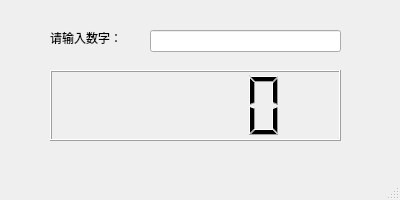
<?xml version="1.0" encoding="UTF-8"?>
<ui version="4.0">
 <class>MainWindow</class>
 <widget class="QMainWindow" name="MainWindow">
  <property name="geometry">
   <rect>
    <x>0</x>
    <y>0</y>
    <width>400</width>
    <height>200</height>
   </rect>
  </property>
  <property name="windowTitle">
   <string>液晶数字显示控件LCDNumber</string>
  </property>
  <widget class="QWidget" name="centralwidget">
   <widget class="QLabel" name="label">
    <property name="geometry">
     <rect>
      <x>50</x>
      <y>30</y>
      <width>91</width>
      <height>16</height>
     </rect>
    </property>
    <property name="text">
     <string>请输入数字：</string>
    </property>
   </widget>
   <widget class="QLineEdit" name="lineEdit">
    <property name="geometry">
     <rect>
      <x>150</x>
      <y>30</y>
      <width>191</width>
      <height>22</height>
     </rect>
    </property>
   </widget>
   <widget class="QLCDNumber" name="lcdNumber">
    <property name="geometry">
     <rect>
      <x>50</x>
      <y>70</y>
      <width>291</width>
      <height>71</height>
     </rect>
    </property>
   </widget>
  </widget>
  <widget class="QMenuBar" name="menubar">
   <property name="geometry">
    <rect>
     <x>0</x>
     <y>0</y>
     <width>400</width>
     <height>21</height>
    </rect>
   </property>
  </widget>
  <widget class="QStatusBar" name="statusbar"/>
 </widget>
 <resources/>
 <connections/>
</ui>
